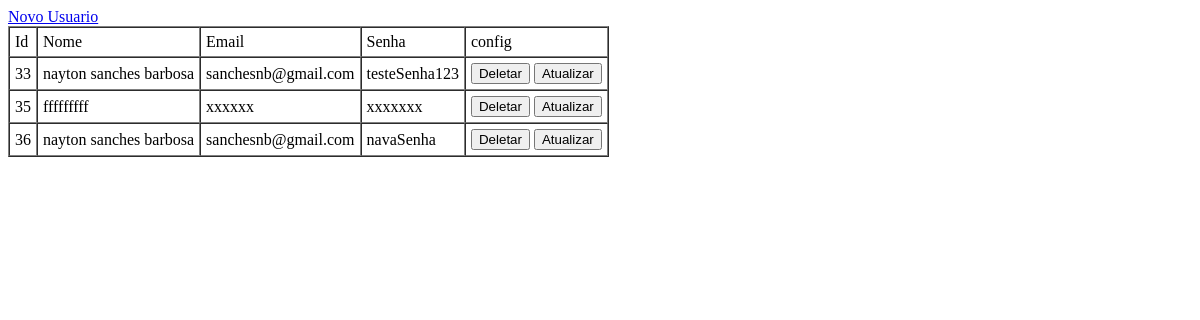
The page / on the database its author committed.
### tables this page shows
CREATE TABLE `usuario` (
  `ID_USUARIO` int(10) UNSIGNED NOT NULL,
  `NOME` varchar(200) NOT NULL DEFAULT '',
  `EMAIL` varchar(200) NOT NULL DEFAULT '',
  `SENHA` varchar(45) NOT NULL DEFAULT ''
);

### index.php (the view, shortened to what this page needs)
<!DOCTYPE html>
<html>
<head>
</head>
<body>
    <a href="#janela1" rel="modal">Novo Usuario</a>
    <div id="table">
        <table border="1px" cellpadding="5px" cellspacing="0">
            <tr>
                <td>Id</td>
                <td>Nome</td>
                <td>Email</td>
                <td>Senha</td>
                <td>config</td>
            </tr>
            <?php
            include_once dirname(__FILE__) . '\conexao.php';
            $select = "SELECT * FROM USUARIO";
            $result = mysqli_query($con, $select);
            $selecao = mysqli_fetch_all($result);
            foreach ($selecao as $linha) {
            ?>
                <tr>
                    <td name='ID_USUARIO'><?php echo $linha[0] ?></td>
                    <td contenteditable="true" name='NOME'><?php echo $linha[1] ?></td>
                    <td contenteditable="true" name='EMAIL'> <?php echo $linha[2] ?></td>
                    <td contenteditable="true" name='SENHA'><?php echo $linha[3] ?></td>
                    <td>
                        <button id="<?php echo $linha[0] ?>" class="btn_del" type="button">Deletar </button>
                        <button id="<?php echo 'update_' . $linha[0] ?>" class="btn_update" type="button">Atualizar </button>
                    </td>
                </tr>
            <?php
            }
            ?>
        </table>
    </div>
</body>
</html>

### rows shown on the page
usuario: ID_USUARIO "33", NOME "nayton sanches barbosa", EMAIL "sanchesnb@gmail.com", SENHA "testeSenha123"
usuario: ID_USUARIO "35", NOME "fffffffff", EMAIL "xxxxxx", SENHA "xxxxxxx"
usuario: ID_USUARIO "36", NOME "nayton sanches barbosa", EMAIL "sanchesnb@gmail.com", SENHA "navaSenha"
